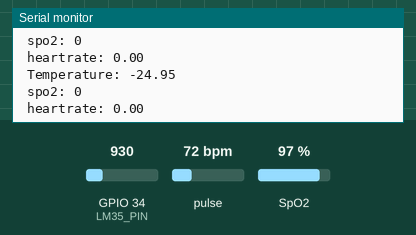
The sketch below on a simulated ESP32. Parts: the last lines printed to the serial monitor. Inputs (shaded band) come from the test bench; at power-on: pulse 72 bpm, GPIO 34 (LM35_PIN) = 930, SpO2 97 %. WiFi joins after 1.5 s; servers stay silent unless stated; no MQTT or app messages arrive unless stated.

Above: at 2.7 s.
2.8 s: pulse set to 42 bpm
4.3 s: GPIO 34 (LM35_PIN) set to 1004
At 5.4 s:
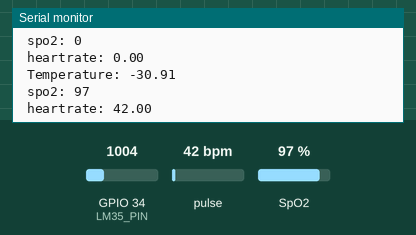
5.8 s: SpO2 set to 80 %
At 7.1 s:
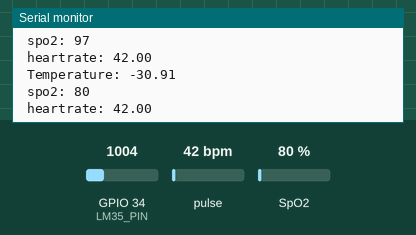
7.3 s: GPIO 34 (LM35_PIN) set to 1069
At 8.0 s:
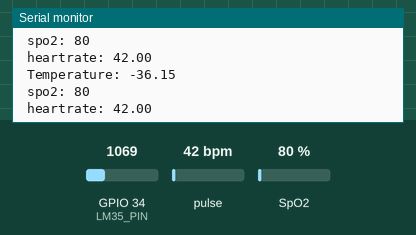
8.8 s: pulse set to 70 bpm
At 10.4 s:
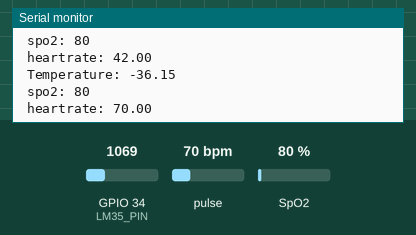
Timing chart, 0 to 11.3 s (numbered marks = the images above; inputs shaded):
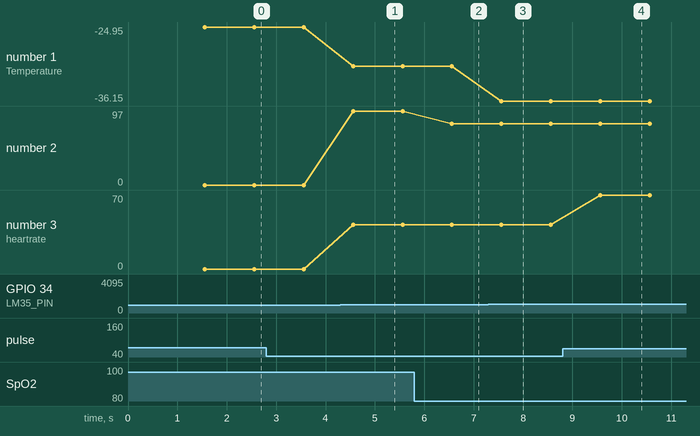

Measured:
- after the input at 4.3 s, the serial monitor: prints a new line after 0.26 s (image 1)
- after the input at 5.8 s, the serial monitor: prints a new line after 0.76 s (image 2)
- after the input at 7.3 s, the serial monitor: prints a new line after 0.26 s (image 3)
- after the input at 8.8 s, the serial monitor: prints a new line after 0.77 s (image 4)
- plotted number 1: -24.95 → -30.91 after the input at 4.3 s, -30.91 → -36.15 after the input at 7.3 s
- plotted number 2: 97 → 80 after the input at 5.8 s
- plotted number 3: 42 → 70 after the input at 8.8 s

The sketch:

patient_monitoring_using_esp32_and_aws_iot_core.ino
```cpp
#include <Wire.h>
#include "MAX30100_PulseOximeter.h"
#include "secrets.h"
#include <WiFiClientSecure.h>
#include <PubSubClient.h>
#include <ArduinoJson.h>
#include "WiFi.h"
#include <Arduino.h>

#define REPORTING_PERIOD_MS     1000

#define LM35_PIN 34


#define AWS_IOT_PUBLISH_TOPIC   "esp32/pub"
#define AWS_IOT_SUBSCRIBE_TOPIC "esp32/sub"

PulseOximeter pox;
unsigned char spo2;
float heartrate;
int sensorValue;
float temperature;
uint32_t tsLastReport = 0;

WiFiClientSecure net = WiFiClientSecure();
PubSubClient client(net);

void connectAWS()
{
  WiFi.mode(WIFI_STA);
  WiFi.begin(WIFI_SSID, WIFI_PASSWORD);

  Serial.println("Connecting to Wi-Fi");

  while (WiFi.status() != WL_CONNECTED)
  {
    delay(500);
    Serial.print(".");
  }
  Serial.print("wifi connected .........................");
  // Configure WiFiClientSecure to use the AWS IoT device credentials
  net.setCACert(AWS_CERT_CA);
  net.setCertificate(AWS_CERT_CRT);
  net.setPrivateKey(AWS_CERT_PRIVATE);

  // Connect to the MQTT broker on the AWS endpoint we defined earlier
  client.setServer(AWS_IOT_ENDPOINT, 8883);

  // Create a message handler
  client.setCallback(messageHandler);

  Serial.println("Connecting to AWS IOT");

  while (!client.connect(THINGNAME))
  {
    Serial.print(".");
    delay(100);
  }

  if (!client.connected())
  {
    Serial.println("AWS IoT Timeout!");
    return;
  }

  // Subscribe to a topic
  client.subscribe(AWS_IOT_SUBSCRIBE_TOPIC);

  Serial.println("AWS IoT Connected!");
}

void publishMessage()
{
  StaticJsonDocument<200> doc;
  doc["temperature"] = temperature;
  doc["heartrate"] = heartrate;
  doc["spO2"] = spo2;


  char jsonBuffer[512];
  serializeJson(doc, jsonBuffer); // print to client

  client.publish(AWS_IOT_PUBLISH_TOPIC, jsonBuffer);
}

void messageHandler(char* topic, byte* payload, unsigned int length)
{
  Serial.print("incoming: ");
  Serial.println(topic);

  StaticJsonDocument<200> doc;
  deserializeJson(doc, payload);
  const char* message = doc["message"];
  Serial.println(message);
}


// Callback (registered below) fired when a pulse is detected
// calls this function on beat detectect event/ intrupt if enabled in setup
void onBeatDetected()
{
    Serial.println("Beat!");
}


void setup()
{

  Serial.begin(115200);
  connectAWS();
  Serial.print("Initializing pulse oximeter..");

    // Initialize the PulseOximeter instance
    if (!pox.begin()) {
        Serial.println("FAILED");
       // while(1);
    } else {
        Serial.println("SUCCESS");
    }

    // The default current for the IR LED is 50mA and it could be changed
    //  by uncommenting the following line. Check MAX30100_Registers.h for all the
    //  available options.
    // pox.setIRLedCurrent(MAX30100_LED_CURR_7_6MA);

    // Register a callback for the beat detection
  // pox.setOnBeatDetectedCallback(onBeatDetected);


}

void loop()
{
    pox.update();
    // Make sure to call update as fast as possible
    if (millis() - tsLastReport > REPORTING_PERIOD_MS) {
    // reading heatrate and SpO2

      heartrate = pox.getHeartRate();
      spo2 = pox.getSpO2();
      tsLastReport = millis();


//      reading temprature values
      sensorValue = analogRead(LM35_PIN);
      temperature = (sensorValue / 4095.0) * 3300.0; // Convert to mV
      temperature = -(temperature - 500.0) / 10.0; // LM35 linear temperature formula


//     print data to serial monitor
      Serial.print(F("\n Temperature: "));
      Serial.print(temperature);

      Serial.print(F("\n spo2: "));
      Serial.print(spo2);

      Serial.print(F("\n heartrate: "));
      Serial.print(heartrate);
//      Publish the sensor data to AWS IoT Core

     publishMessage();

    // client.loop();

    }
}
```

secrets.h
```cpp
#include <pgmspace.h>

#define SECRET
#define THINGNAME "**************"                         //change this

const char WIFI_SSID[] = "**************";               //change this
const char WIFI_PASSWORD[] = "************";           //change this
const char AWS_IOT_ENDPOINT[] = "(***********************";       //change this

// Amazon Root CA 1
static const char AWS_CERT_CA[] PROGMEM = R"EOF(
-----BEGIN CERTIFICATE-----

-----END CERTIFICATE-----
)EOF";

// Device Certificate                                               //change this
static const char AWS_CERT_CRT[] PROGMEM = R"KEY(
-----BEGIN CERTIFICATE-----

-----END CERTIFICATE-----


)KEY";

// Device Private Key                                               //change this
static const char AWS_CERT_PRIVATE[] PROGMEM = R"KEY(
-----BEGIN RSA PRIVATE KEY-----

-----END RSA PRIVATE KEY-----


)KEY";
```
